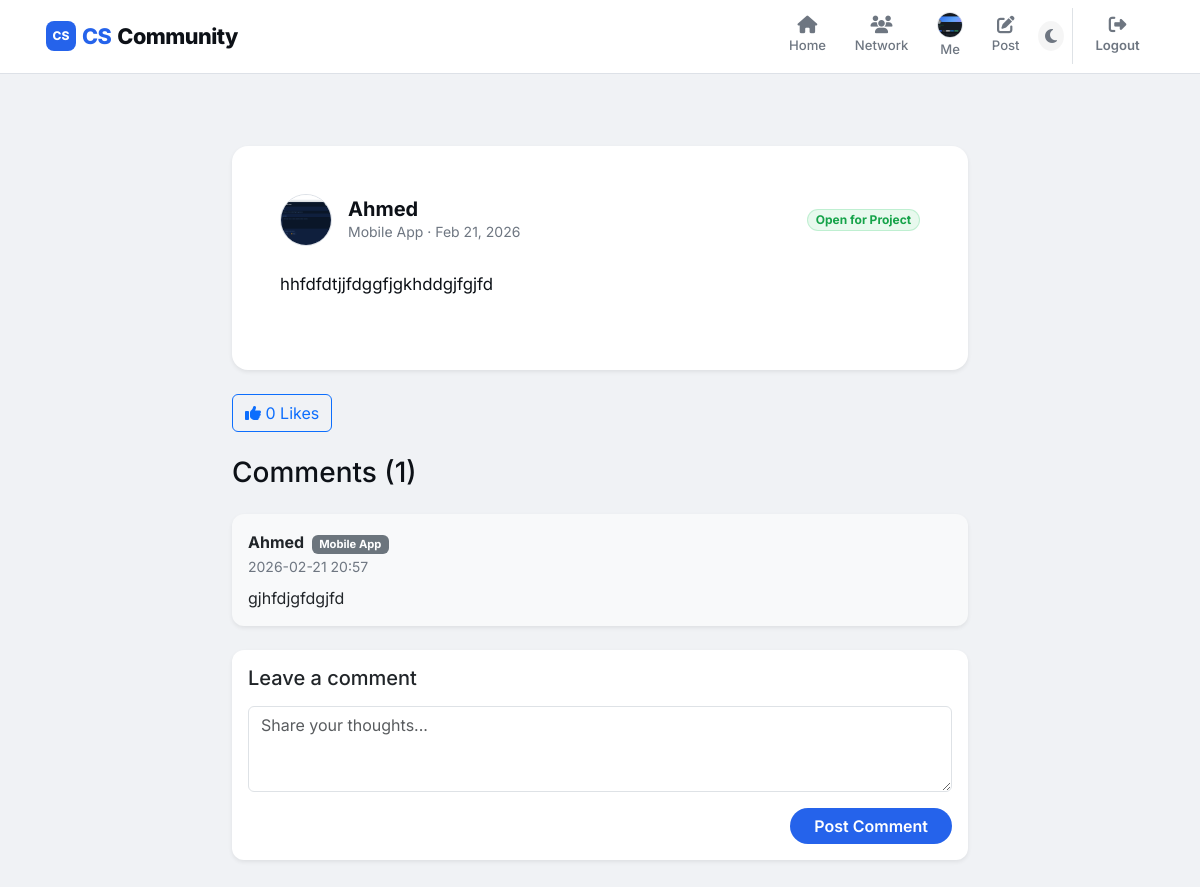
The app's page /post/2 (signed in) with its own data.
### models.py (models this page shows, shortened)
class User(db.Model, UserMixin):
    id = db.Column(db.Integer, primary_key=True)
    username = db.Column(db.String(50), unique=True, nullable=False)
    email = db.Column(db.String(120), unique=True, nullable=False)
    password_hash = db.Column(db.String(256), nullable=False)
    track = db.Column(db.String(50), nullable=True)           # e.g. "Web Development", "AI & ML"
    skills = db.Column(db.String(200), nullable=True)          # comma-separated, e.g. "Python, React"
    available_for_project = db.Column(db.Boolean, default=True, nullable=False)
    github_link = db.Column(db.String(200), nullable=True)
    portfolio_link = db.Column(db.String(200), nullable=True)
    linkedin_link = db.Column(db.String(200), nullable=True)
    phone_number = db.Column(db.String(20), nullable=True)     # WhatsApp contact
    cv_file = db.Column(db.String(150), nullable=True)
    profile_image = db.Column(db.String(150), nullable=False, default='default_profile.png')
    posts = db.relationship("Post", back_populates="author", cascade="all, delete-orphan")
    comments = db.relationship("Comment", back_populates="author", cascade="all, delete-orphan")
    likes = db.relationship("Like", back_populates="user", cascade="all, delete-orphan")

class Post(db.Model):
    id = db.Column(db.Integer, primary_key=True)
    title = db.Column(db.String(200), nullable=False)
    content = db.Column(db.Text, nullable=True)
    image_file = db.Column(db.String(150), nullable=True)
    video_file = db.Column(db.String(150), nullable=True)
    date = db.Column(db.DateTime, nullable=False, default=datetime.utcnow)
    user_id = db.Column(
        db.Integer, db.ForeignKey("user.id", ondelete="CASCADE"), nullable=False
    )
    author = db.relationship("User", back_populates="posts")
    likes_count = db.Column(db.Integer, nullable=False, default=0)
    comments = db.relationship("Comment", back_populates="post", cascade="all, delete-orphan")
    likes = db.relationship("Like", back_populates="post", cascade="all, delete-orphan")

class Comment(db.Model):
    id = db.Column(db.Integer, primary_key=True)
    content = db.Column(db.Text, nullable=False)
    date = db.Column(db.DateTime, nullable=False, default=datetime.utcnow)
    user_id = db.Column(
        db.Integer, db.ForeignKey("user.id", ondelete="CASCADE"), nullable=False
    )
    post_id = db.Column(
        db.Integer, db.ForeignKey("post.id", ondelete="CASCADE"), nullable=False
    )
    author = db.relationship("User", back_populates="comments")
    post = db.relationship("Post", back_populates="comments")

### app.py (the view)
@app.route("/post/<int:post_id>")
@login_required
def post_detail(post_id):
    post = Post.query.get_or_404(post_id)
    comments = Comment.query.filter_by(post_id=post.id).order_by(Comment.date.asc()).all()
    liked = Like.query.filter_by(user_id=current_user.id, post_id=post.id).first() is not None
    return render_template(
        "post_detail.html",
        post=post,
        comments=comments,
        form=CommentForm(),
        like_form=LikeForm(),
        delete_form=DeleteForm(),
        comment_delete_form=DeleteForm(),
        liked=liked,
    )

### forms.py
class CommentForm(FlaskForm):
    content = TextAreaField("Comment", validators=[DataRequired(), Length(min=1, max=2000)], filters=[strip_filter])
    submit = SubmitField("Post Comment")

class LikeForm(FlaskForm):
    submit = SubmitField("Like")

### app.py (called while the page is built)
def profile_image_url(filename: str) -> str:
    fn = filename if filename else "default_profile.png"
    return url_for("static", filename=f"uploads/profile_pics/{fn}")

@login_manager.user_loader
def load_user(user_id):
    return db.session.get(User, int(user_id))

### forms.py (called while the page is built)
def strip_filter(x):
    return x.strip() if x else None

### templates/post_detail.html (shortened to what this page needs)
{% extends "base.html" %}
{% block content %}
<div class="container py-5">
  <div class="row justify-content-center">
    <div class="col-lg-8">
      <article class="card mb-4 shadow-sm border-0"
        style="border-radius:16px; overflow: hidden; background: var(--card-bg);">
        <div class="card-body p-4 p-md-5">
          <div class="d-flex align-items-center mb-4">
            <img src="{{ profile_image_url(post.author.profile_image) }}" alt="{{ post.author.username }}"
              class="rounded-circle me-3"
              style="width: 52px; height: 52px; object-fit: cover; border: 1px solid var(--border-color);">
            <div class="flex-grow-1">
              <h5 class="mb-0 fw-bold">
                <a href="{{ url_for('profile', user_id=post.author.id) }}" class="text-decoration-none"
                  style="color: var(--text-main);">
                  {{ post.author.username }}
                </a>
              </h5>
              <p class="text-muted small mb-0">
                {{ post.author.track or 'CS Community Member' }} · {{ post.date.strftime('%b %d, %Y') }}
              </p>
            </div>
            {% if post.author.available_for_project %}
            <span class="badge rounded-pill"
              style="background:rgba(34,197,94,0.1); color:#16a34a; border:1px solid rgba(34,197,94,0.2);">
              Open for Project
            </span>
            {% endif %}
          </div>
          {% set clean_title = post.title|replace('…', '') %}
          <div class="post-content mb-4"
            style="color: var(--text-main); font-size: 1.05rem; line-height: 1.7; white-space: pre-wrap;">{{
            post.content }}</div>
        </div>
      </article>
      <div class="mb-4">
        {% if current_user.is_authenticated %}
        <form method="POST" action="{{ url_for('toggle_like', post_id=post.id) }}" class="d-inline">
          <button type="submit" class="btn {% if liked %}btn-primary{% else %}btn-outline-primary{% endif %}">
            <i class="fas fa-thumbs-up"></i> {{ post.likes_count or 0 }} Likes
          </button>
        </form>
        {% else %}
        <button class="btn btn-outline-primary" disabled>
          <i class="fas fa-thumbs-up"></i> {{ post.likes_count or 0 }} Likes
        </button>
        <small class="ms-2 text-muted"><a href="{{ url_for('login') }}">Log in</a> to like.</small>
        {% endif %}
      </div>
      <section class="mb-5">
        <h3 class="mb-4">Comments ({{ comments|length }})</h3>
        {% if comments %}
        {% for c in comments %}
        <div class="card mb-3 border-0 shadow-sm bg-light">
          <div class="card-body">
            <div class="d-flex justify-content-between">
              <div>
                <strong class="d-block">
                  <a href="{{ url_for('profile', user_id=c.author.id) }}" class="text-decoration-none text-dark">{{
                    c.author.username }}</a>
                  {% if c.author.track %}
                  <span class="badge bg-secondary ms-1" style="font-size: 0.7em;">{{ c.author.track }}</span>
                  {% endif %}
                </strong>
                <small class="text-muted">{{ c.date.strftime('%Y-%m-%d %H:%M') }}</small>
              </div>
            </div>
            <p class="mt-2 mb-0">{{ c.content }}</p>
          </div>
        </div>
        {% endfor %}
        {% else %}
        <div class="text-muted fst-italic mb-3">No comments yet. Start the conversation!</div>
        {% endif %}
        {% if current_user.is_authenticated %}
        <div class="card mt-4 border-0 shadow-sm">
          <div class="card-body">
            <h5 class="card-title mb-3">Leave a comment</h5>
            <form method="POST" action="{{ url_for('add_comment', post_id=post.id) }}">
              <div class="mb-3">
                {{ form.content(class="form-control", rows="3", placeholder="Share your thoughts...") }}
              </div>
              <div class="d-flex justify-content-end">
                <button type="submit" class="btn btn-primary px-4">Post Comment</button>
              </div>
            </form>
          </div>
        </div>
        {% endif %}
      </section>
    </div>
    {% endblock %}

### templates/base.html (shortened to what this page needs)
<!DOCTYPE html>
<html lang="en" data-theme="light">
<head>
  <link href="https://cdn.jsdelivr.net/npm/bootstrap@5.3.0/dist/css/bootstrap.min.css" rel="stylesheet">
  <link rel="stylesheet" href="https://cdnjs.cloudflare.com/ajax/libs/font-awesome/6.4.0/css/all.min.css">
</head>
<body>
  <nav class="navbar navbar-expand-lg sticky-top">
    <div class="container-xl px-3">
      <a class="csc-brand" href="{{ url_for('landing') }}">
        <span class="csc-logo-icon">CS</span>
        <span class="brand-cs">CS</span><span class="brand-c">Community</span>
      </a>
      <div class="collapse navbar-collapse" id="navbarNav">
        <ul class="navbar-nav ms-auto align-items-center">
          {% if current_user.is_authenticated %}
          <li class="nav-item">
            <a class="nav-link {{ 'active' if request.endpoint == 'home' }}" href="{{ url_for('home') }}">
              <i class="fas fa-house"></i>Home
            </a>
          </li>
          <li class="nav-item">
            <a class="nav-link {{ 'active' if request.endpoint == 'network' }}" href="{{ url_for('network') }}">
              <i class="fas fa-users"></i>Network
            </a>
          </li>
          <li class="nav-item">
            <a class="nav-link {{ 'active' if request.endpoint in ['profile','me'] }}" href="{{ url_for('me') }}">
              <img src="{{ profile_image_url(current_user.profile_image) }}" class="profile-img-nav"
                alt="{{ current_user.username }}"
                onerror="this.src='{{ url_for('static', filename='uploads/profile_pics/default_profile.png') }}'">
              Me
            </a>
          </li>
          <li class="nav-item">
            <a class="nav-link {{ 'active' if request.endpoint == 'new_post' }}" href="{{ url_for('new_post') }}">
              <i class="fas fa-pen-to-square"></i>Post
            </a>
          </li>
          <li class="nav-item d-none d-lg-block mx-1">
            <div class="theme-toggle" id="theme-toggle"></div>
          </li>
          <li class="nav-item border-start ps-2 ms-1">
            <a class="nav-link text-danger fw-semibold" href="{{ url_for('logout') }}">
              <i class="fas fa-right-from-bracket"></i>Logout
            </a>
          </li>
          {% endif %}
        </ul>
      </div>
    </div>
  </nav>
  <div class="page-wrapper">
    {% block content %}{% endblock %}
  </div>
</body>
</html>

### templates/base.html (style rules this page uses)
:root { --bg-color: #f0f2f5; --card-bg: #ffffff; --text-main: #0d1117; --text-muted: #6e7681; --nav-bg: #ffffff; --accent-color: #2563eb; --accent-hover: #1d4ed8; --border-color: #dde1e7; --success-bg: #dcfce7; --badge-track: #eff6ff; }
*, *::before, *::after { box-sizing: border-box; }
body { background-color: var(--bg-color); font-family: 'Inter', system-ui, sans-serif; color: var(--text-main); transition: background-color 0.25s, color 0.25s; }
.navbar { background-color: var(--nav-bg); border-bottom: 1px solid var(--border-color); padding: 0.25rem 0; transition: background-color 0.25s; }
.csc-brand { font-weight: 800; font-size: 1.35rem; letter-spacing: -0.5px; text-decoration: none; display: flex; align-items: center; gap: 6px; }
.csc-logo-icon { display: inline-flex; align-items: center; justify-content: center; width: 30px; height: 30px; border-radius: 8px; background: var(--accent-color); color: #fff; font-size: 0.75rem; font-weight: 800; letter-spacing: 0; flex-shrink: 0; }
.csc-brand .brand-cs { color: var(--accent-color); }
.csc-brand .brand-c { color: var(--text-main); }
.nav-link { color: var(--text-muted) !important; font-weight: 500; font-size: 0.82rem; display: flex; flex-direction: column; align-items: center; padding: 0.5rem 0.9rem !important; transition: color 0.15s; border-bottom: 2px solid transparent; margin-bottom: -1px; }
.nav-link i { font-size: 1.1rem; margin-bottom: 2px; }
.profile-img-nav { width: 26px; height: 26px; border-radius: 50%; object-fit: cover; border: 1.5px solid var(--border-color); margin-bottom: 2px; }
.card { background-color: var(--card-bg); border: 1px solid var(--border-color); border-radius: 12px; box-shadow: 0 1px 3px rgba(0, 0, 0, 0.04); margin-bottom: 1rem; transition: background-color 0.25s, border-color 0.25s; }
.btn-primary { background-color: var(--accent-color); border: none; border-radius: 50px; font-weight: 600; }
.theme-toggle { cursor: pointer; padding: 7px; border-radius: 50%; background: rgba(0, 0, 0, 0.04); display: flex; align-items: center; justify-content: center; transition: background 0.2s; color: var(--text-muted); }
.page-wrapper { max-width: 1180px; margin: 0 auto; padding: 1.5rem 1rem; }
.text-muted { color: var(--text-muted) !important; }
a { transition: color 0.15s; }

### records on screen
User: profile_image (picture)
User: profile_image (picture), author.username "Ahmed", author "Mobile App"
Post: date "Feb 21, 2026", content "hhfdfdtjjfdggfjgkhddgjfgjfd", likes_count "0"
Comment: author.username "Ahmed", author.track "Mobile App", date "2026-02-21 20:57", content "gjhfdjgfdgjfd"

### other values on screen
{{ comments|length }} "1"
